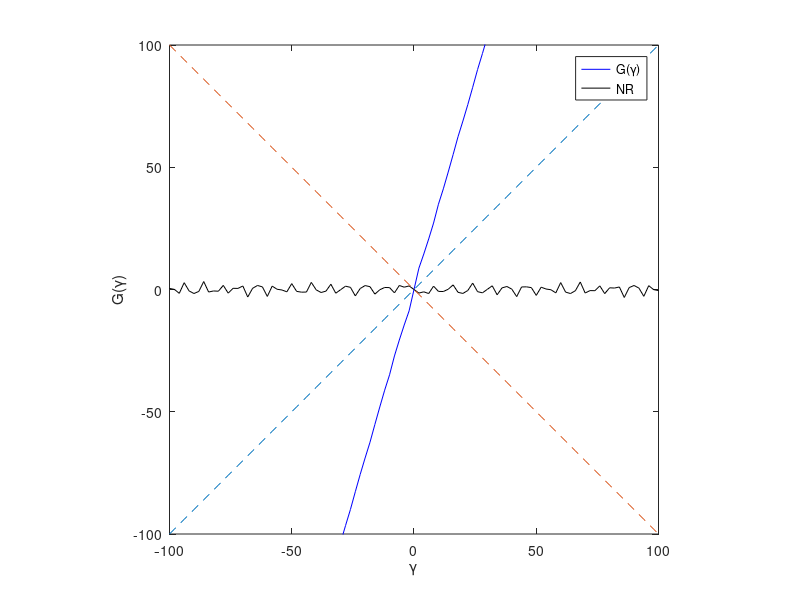
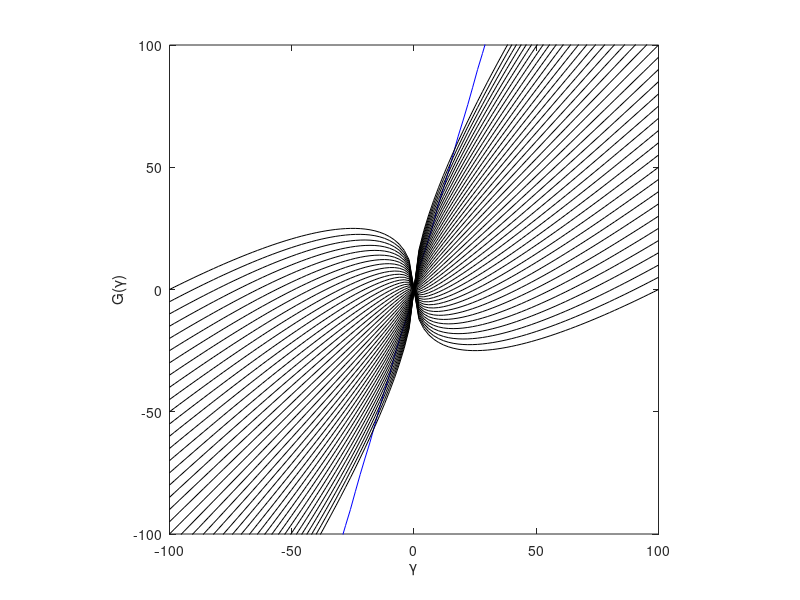

The MATLAB source for these figures, in order:
%% Experiment 12 - Counterexamples
% We collect a series of counterexamples to be used to dispute convergence
% conjectures for FP and NR in transmission conditions of alternating
% Schwarz methods.

%% u'' - Csin(u)=0 with homogeneous Dirichlet BCs

% Intervals
a = -1;
b =  1;
al=-0.2;
be= 0.2;

% Parameter(s)
% C = linspace(0,pi,1001);
% C = sqrt(0.9) * pi / 2;
C = 1;
C1=linspace(-10,10,101);
C2=C1';
% p = linspace(-10,10,101)';

% Possible regions
% Gp= ( (sinh(C*al).*cosh(C*a) - cosh(C*al).*sinh(C*a)) .* ...
%     (sinh(C*be).*cosh(C*b) - cosh(C*be).*sinh(C*b)) ) ./ ...
%     ( (sinh(C*be).*cosh(C*a) - cosh(C*be).*sinh(C*a)) .* ...
%     (sinh(C*al).*cosh(C*b) - cosh(C*al).*sinh(C*b)) );
% Gp= ( (sin(C*al).*cos(C*a) - cos(C*al).*sin(C*a)) .* ...
%     (sin(C*be).*cos(C*b) - cos(C*be).*sin(C*b)) ) ./ ...
%     ( (sin(C*be).*cos(C*a) - cos(C*be).*sin(C*a)) .* ...
%     (sin(C*al).*cos(C*b) - cos(C*al).*sin(C*b)) );
% semilogy(C,Gp)
% xlabel('C^{1/2}')
% ylabel('G''(\gamma)')

Gp= bsxfun(@times, C*cosh(C*(al-a)) + C2*sinh(C*(al-a)), C*cosh(C*(be-b)) + C1*sinh(C*(be-b)));
Gp= bsxfun(@rdivide, Gp, C*cosh(C*(be-a)) + C1*sinh(C*(be-a)));
Gp= bsxfun(@rdivide, Gp, C*cosh(C*(al-b)) + C2*sinh(C*(al-b)));
% k1= bsxfun(@times, p, sinh(C*(al-a)));
% k2= bsxfun(@times, p, sinh(C*(be-b)));
% k3= bsxfun(@times, p, sinh(C*(be-a)));
% k4= bsxfun(@times, p, sinh(C*(al-b)));
% Gp= bsxfun(@times, C.*cosh(C*(al-a)) - k1, C.*cosh(C*(be-b)) + k2);
% Gp= bsxfun(@rdivide, Gp, C.*cosh(C*(be-a)) + k3);
% Gp= bsxfun(@rdivide, Gp, C.*cosh(C*(al-b)) - k4);

% contourf(C,p,Gp,[-1,0,1])
% xlabel('C')
% ylabel('p')
contourf(C1,C2,Gp,[-1,0,1])
xlabel('C_1')
ylabel('C_2')

%%

% Grid
nx = 1001;
a  =-0.2;
b  = 0.2;
x  = linspace(-1,1,nx)';
h  = x(2) - x(1);
x1 = x(x<=b); b = x1(end); l1 = length(x1);
x2 = x(x>=a); a = x2(1);   l2 = length(x2);

% Differentiation matrices
I1 = eye(l1);
I2 = eye(l2);

D11= ones(l1,1)/(2*h);
D11= [-D11 , zeros(l1,1) , D11];
D11= spdiags(D11,[-1,0,1],l1,l1);
D12= ones(l2,1)/(2*h);
D12= [-D12 , zeros(l2,1) , D12];
D12= spdiags(D12,[-1,0,1],l2,l2);

D21= ones(l1,1)/h^2;
D21= [D21, -2*D21, D21];
D21= spdiags(D21,[-1,0,1],l1,l1);
D22= ones(l2,1)/h^2;
D22= [D22, -2*D22, D22];
D22= spdiags(D22,[-1,0,1],l2,l2);

% Problem parameters
a1 = 0; b1 = 1;
a2 = 0; b2 = 1;
c1 = 1; d1 =-2;
c2 = 1; d2 = 2;

A  = 1;
BCL= 0;
BCR= 0;

% Jacobian BCs
J1BC = sparse([1,1,1,2,2,2],[1,2,3,l1-2,l1-1,l1],...
    [-3*a1/(2*h) + b1,4*a1/(2*h),-a1/(2*h),c1/(2*h),-4*c1/(2*h),3*c1/(2*h)+d1],2,l1);
J2BC = sparse([1,1,1,2,2,2],[1,2,3,l2-2,l2-1,l2],...
    [-3*c2/(2*h) + d2,4*c2/(2*h),-c2/(2*h),a2/(2*h),-4*a2/(2*h),3*a2/(2*h)+b2],2,l2);

% Initialization
L  = 100;
yy = linspace(-L,L,101);
nonlinsolves = 50;
G  = zeros(size(yy));
Gp = G;
N  = G;

% Map
for k = 1:length(yy)
    u1 = ones(size(x1));
    u2 = ones(size(x2));
    
    % 1st domain
    for i=1:nonlinsolves
%         F1 = D21*u1 - u1 .* (D11 * u1);
%         J1 = D21 - spdiags(u1,0,l1,l1)*D11 - spdiags(D11*u1,0,l1,l1);
%         F1 = D21*u1 - u1.^A;
%         J1 = D21 - spdiags(A*u1.^(A-1),0,l1,l1);
        F1 = D21*u1 - A*sin(u1);
        J1 = D21 - spdiags(A*cos(u1),0,l1,l1);
        J1 = [J1BC(1,:);J1(2:end-1,:);J1BC(2,:)];
        F1(1) = J1BC(1,:)*u1 - BCL; F1(end) = J1BC(2,:)*u1 - yy(k);
        u1 = u1 - J1 \ F1;
    end
    u1a= c2*D11(x1==a,:)*u1 + d2*u1(x1==a);
    g1 = J1 \ [ zeros(l1-1,1); 1];
    g1a= c2*D11(x1==a,:)*g1 + d2*g1(x1==a);
    
    % 2nd domain
    for i=1:nonlinsolves
%         F2 = D22*u2 - u2 .* (D12*u2);
%         J2 = D22 - spdiags(u2,0,l2,l2)*D12 - spdiags(D12*u2,0,l2,l2);
%         F2 = D22*u2 - u2.^A;
%         J2 = D22 - spdiags(A*u2.^(A-1),0,l2,l2);
        F2 = D22*u2 - A*sin(u2);
        J2 = D22 - spdiags(A*cos(u2),0,l2,l2);
        J2 = [J2BC(1,:);J2(2:end-1,:);J2BC(2,:)];
        F2(1) = J2BC(1,:)*u2 - u1a; F2(end) = J2BC(2,:)*u2 - BCR;
        u2 = u2 - J2 \ F2;
    end
    u2b= c1*D12(x2==b,:)*u2 + d1*u2(x2==b);
    g2 = J2 \ [ g1a; zeros(l2-1,1)];
    g2b= c1*D12(x2==b,:)*g2 + d1*g2(x2==b);
    
    G(k) = u2b;
    Gp(k)= g2b;
    N(k) = yy(k) - (u2b - yy(k))/(g2b - 1);
    
%     plot(x1,u1,x2,u2)
%     axis([-1,1,-1,1])
%     pause(0.01)
    
end

figure(1)
plot(yy,G,'b',yy,N,'k',yy,yy,'--',yy,-yy,'--')%,'Linewidth',2)
axis([-L,L,-L,L])
axis square
xlabel('\gamma')
ylabel('G(\gamma)')
legend('G(\gamma)','NR')
% set(gca,'linewidth',2,'fontsize',26)

C  = -10:0.5:10;
yC = bsxfun(@times,C',sqrt(abs(yy))); yC = bsxfun(@plus,yy,yC);

figure(2)
plot(yy,G,'b',yy,yC,'k')%,'linewidth',2)
axis([-L,L,-L,L])
axis square
xlabel('\gamma')
ylabel('G(\gamma)')